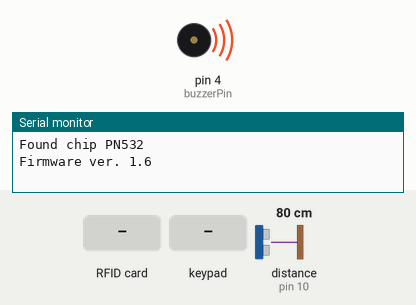
Simulated run of this sketch. Board: Arduino Uno, built with avr-gcc and run on an emulated ATmega328P. On the bench: buzzer (waves = sounding, pin HIGH), the last lines printed to the serial monitor. The inputs (shaded band) are chosen by the test bench; at power-on: distance to the obstacle (sensor on pin 10) 80 cm. The echo pulse lasts 58.3 µs per cm; pins used as bus, display or sensor lines are not drawn.

Above: at 1.2 s.
1.3 s: RFID card C7 FE 66 39 held to the reader
At 1.7 s:
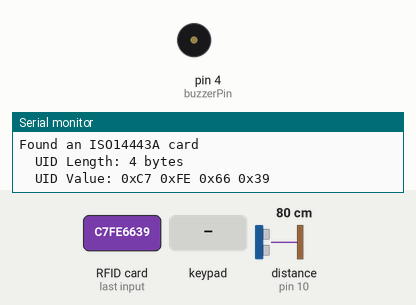
4.3 s: distance to the obstacle (sensor on pin 10) set to 71 cm
At 4.71 s:
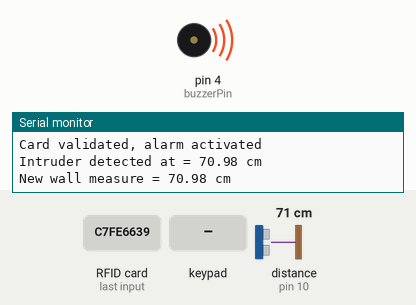
7.3 s: keypad keys 1 2 3 4 pressed 0.4 s apart
10.4 s: key 'A' pressed
13.1 s: distance to the obstacle (sensor on pin 10) set to 61 cm
At 13.49 s:
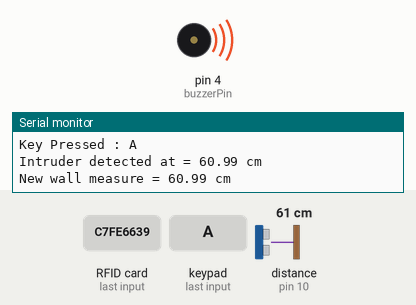
16.1 s: RFID card 5E 7A 19 C4 held to the reader
Timing chart, 0 to 19.7 s (numbered marks = the images above; inputs shaded):
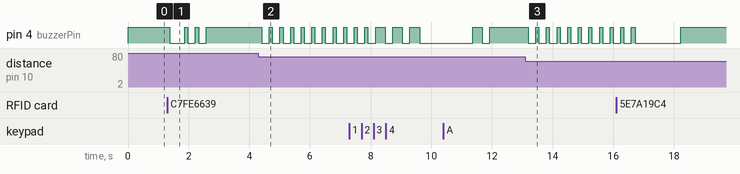

The sketch:

Sensors_Demo.ino
```cpp
#include <Wire.h>
#include <SPI.h>
#include <Adafruit_PN532.h>
#include <Keypad.h>

#define PN532_IRQ   (2)
#define PN532_RESET (3)  // Not connected by default on the NFC Shield

Adafruit_PN532 nfc(PN532_IRQ, PN532_RESET);
uint8_t storedUID[] = {0xC7, 0xFE, 0x66, 0x39};
uint8_t storedUIDLength = sizeof(storedUID);
uint8_t success;
uint8_t uid[] = { 0, 0, 0, 0, 0, 0, 0 };  // Buffer to store the returned UID
uint8_t uidLength;                        // Length of the UID
bool cardDetected = false;

bool alarm = false; // false = non active || true = active
int tries = 0;
String password = "1234";

// Variables for ultrasonic sensor
const int triggerPin = 9;
const int echoPin = 10;
float pulse_width, US_distance;
float US_wall;
float US_range = 5.0;

// Variables for Keypad
const byte ROWS = 4; //four rows
const byte COLS = 4; //four columns

const char keys[ROWS][COLS] = {'1', '2', '3', 'A',
                               '4', '5', '6', 'B',
                               '7', '8', '9', 'C',
                               '*', '0', '#', 'D'};

byte rowPins[ROWS] = {14, 13, 8, 7}; //connect to the row pinouts of the keypad
byte colPins[COLS] = {6, 2, 3, 5}; //connect to the column pinouts of the keypad
//Create an object of keypad
Keypad keypad = Keypad(makeKeymap(keys), rowPins, colPins, ROWS, COLS);

const int passwdSize = 4;
char inputPassword[passwdSize] = {'\0', '\0' , '\0', '\0'}; // Array to store the entered password
const char storedPassword[passwdSize] = {'1', '9', '9', '1'}; // Stored password
static int pos = 0;

// Variables for Buzzer
const int buzzerPin = 4; //buzzer to arduino digital pin 0
int intruder = 0;

void setup() {

  Serial.begin(9600);
  while (!Serial) delay(10);
  keypad.addEventListener(keypadEvent); //add an event listener for this keypad

  // Setup for the Buzzer
  pinMode(buzzerPin, OUTPUT); // Set buzzer - pin 0 as an output
  digitalWrite(buzzerPin, HIGH); // Deactivated the buzzer pin

  //Setup for the Ultrasonic Sensor
  pinMode(triggerPin, OUTPUT);
  pinMode(echoPin, INPUT);
  digitalWrite(triggerPin, LOW);
  delayMicroseconds(2);

  nfc.begin();

  uint32_t versiondata = nfc.getFirmwareVersion();
  if (! versiondata) {
    Serial.print("Didn't find PN53x board");
    while (1); // halt
  }
  // Got ok data, print it out!
  Serial.print("Found chip PN5"); Serial.println((versiondata>>24) & 0xFF, HEX);
  Serial.print("Firmware ver. "); Serial.print((versiondata>>16) & 0xFF, DEC);
  Serial.print('.'); Serial.println((versiondata>>8) & 0xFF, DEC);
}

void loop() {
  //char key = keypad.getKey();// Read the key
  if (alarm == false){ // Alarm deactivated only reads the keypad and the sensor
    for (int i=0; i<1000; i++){
      readKeypad();
      if (inputPassword[passwdSize - 1] != '\0') {
        bool passwordsMatch = comparePasswords();
        if (passwordsMatch) {
          Serial.println("Password validated, alarm activated");
          activateAlarm();
        } else {
          Serial.println("Incorrect password, try again");
          alarmIncorrectTry();
        }
        resetPassword();
      }
    }
    if (alarm == false){ //The alarm continues deactivated so read the RFID
      cardDetected = readRFID();
      if (cardDetected){
        if (uidLength == storedUIDLength && memcmp(uid, storedUID, uidLength) == 0){
          activateAlarm();
          Serial.println("Card validated, alarm activated");
        }
        else{ //The card set closer is not correct
          alarmIncorrectTry();
          Serial.println("Incorrect card, try again with the correct card");
        }
      }
    }
  }
  else{ // The alarm is active
    readUltrasonic();
    // Lets see if the alarm turn off
    readKeypad();
    if (inputPassword[passwdSize - 1] != '\0') {
      bool passwordsMatch = comparePasswords();
      if (passwordsMatch) {
        desactivateAlarm();
        Serial.println("Password validated, alarm desactivated");
      } else {
        alarmIncorrectTry();
        Serial.println("Incorrect password, try again");
      }
      resetPassword();
    }
    if (alarm == true){ //The alarm continues activated so read the RFID
      cardDetected = readRFID();
      if (cardDetected){
        if (uidLength == storedUIDLength && memcmp(uid, storedUID, uidLength) == 0){
          desactivateAlarm();
          Serial.println("Card validated, alarm desactivated");
        }
        else{ //The card set closer is not correct
          alarmIncorrectTry();
          Serial.println("Incorrect card, try again with the correct card");
        }
      }
    }
  }
}

/****** Functions related to turning the alarm on and off ******/
void readKeypad() {
  char key = keypad.getKey();// Read the key
  // Print if key pressed
  if (key){
    Serial.print("Key Pressed : ");
    Serial.println(key);
    digitalWrite(buzzerPin, LOW); // Activate the passive buzzer
    delay(250); // Wait for a short duration
    digitalWrite(buzzerPin, HIGH); // Turn off the buzzer

    // Store the detected button in the password array
    storePassword(key);
  }

  if (key == 'D'){
    resetPassword();
  }
}

bool readRFID() {
  success = nfc.readPassiveTargetID(PN532_MIFARE_ISO14443A, uid, &uidLength, 100); //Dont move the timeout
  if (success) {
    Serial.println("Found an ISO14443A card");
    // Display UID information
    Serial.print("  UID Length: "); Serial.print(uidLength, DEC); Serial.println(" bytes");
    Serial.print("  UID Value: ");
    nfc.PrintHex(uid, uidLength);
    Serial.println("");
    return true;
  }
  else{
    return false;
  }
}

/****** Functions related with the alarm and buzzer ******/
void activateAlarm(){
  alarm = true;
  tries = 0; //Reset tries if we active the alarm
  digitalWrite(buzzerPin, LOW); // 1 large tone
  delay(500);
  digitalWrite(buzzerPin, HIGH);
  delay(100);
  for (int i=0; i<2; i++){ //2 normal tones
    digitalWrite(buzzerPin, LOW);
    delay(250);
    digitalWrite(buzzerPin, HIGH);
    delay(100);
  }

  // Read the Ultrasonic sensor to measure the initial wall
  Serial.println("Initializing the ultrasonic sensor");
  digitalWrite(triggerPin, HIGH);   // Distance to the wall
  delayMicroseconds(10);
  digitalWrite(triggerPin, LOW);
  pulse_width = pulseIn(echoPin, HIGH);
  US_wall = (pulse_width*.0343)/2; //measure in cm, divided by 2 cause sounds goes and comes back
  Serial.print("Measured distance ");
  Serial.print(US_wall);
  Serial.println(" cm");
}

void desactivateAlarm(){
  alarm = false;
  tries = 0;
  for (int i=0; i<2; i++){ //2 normal tones
    digitalWrite(buzzerPin, LOW);
    delay(250);
    digitalWrite(buzzerPin, HIGH);
    delay(100);
  }
  digitalWrite(buzzerPin, LOW); // 1 large tone
  delay(500);
  digitalWrite(buzzerPin, HIGH);
  delay(100);
}

void alarmIncorrectTry(){
  tries++;
  if (tries >= 3){ //Maximum number of attempts reached
    intruderDetected();
  }
  else{
    digitalWrite(buzzerPin, LOW);
    delay(1500);
    digitalWrite(buzzerPin, HIGH);
  }
}

void intruderDetected(){
  for (int i=0; i<10; i++){ //10 normal tones
      digitalWrite(buzzerPin, LOW);
      delay(250);
      digitalWrite(buzzerPin, HIGH);
      delay(100);
  }
}

/********* Functions for detect intruder *********/
void readUltrasonic(){
  digitalWrite(triggerPin, HIGH);
  delayMicroseconds(10);
  digitalWrite(triggerPin, LOW);
  pulse_width = pulseIn(echoPin, HIGH);
  US_distance = (pulse_width*.0343)/2;

  if (US_distance > (US_wall+US_range) || US_distance < (US_wall-US_range)){
    Serial.print("Intruder detected at = ");
    Serial.print(US_distance);
    Serial.println(" cm");
    US_wall = US_distance;
    Serial.print("New wall measure = "); // Update the wall measure
    Serial.print(US_wall);
    Serial.println(" cm");
    intruderDetected();
  }
}

/********* Functions for the Keypad *********/
void storePassword(char key) {
  if (pos < passwdSize) {
    inputPassword[pos++] = key;
  }
}

bool comparePasswords() {
  for (int i = 0; i < passwdSize; i++) {
    Serial.print(i);
    Serial.print(": input -> ");
    Serial.print(inputPassword[i]);
    Serial.print(" | stored -> ");
    Serial.println(storedPassword[i]);
    if (inputPassword[i] != storedPassword[i]) {
      return false;
    }
  }
  return true;
}

void resetPassword() {
  for (int i = 0; i < passwdSize; i++) {
    inputPassword[i] = '\0';
  }
  Serial.println("Restarting the input password");
  pos = 0; // Restart the index for store the password correctly
}

void keypadEvent(KeypadEvent eKey){
  switch (keypad.getState()){
  case PRESSED:
    Serial.println(eKey);
  //   if (passwd_pos - 15 >= 5) {
  //     return ;
  //   }
  //   lcd.setCursor((passwd_pos++),0);
  //   switch (eKey){
  //   case '#':                 //# is to validate password
  //     passwd_pos  = 15;
  //     checkPassword();
  //     break;
  //   case '*':                 //* is to reset password attempt
  //     password.reset();
  //     passwd_pos = 15;
  //  // TODO:
//     break;
  //   default:
  //     password.append(eKey);
  //     lcd.print("*");
  //   }
  }
  // Serial.print("Keypressed: ");
  // Serial.println(eKey);


}
```

Measured:
- the behaviour switches between 76 and 75 cm on distance to the obstacle (sensor on pin 10) (found by bisection; images 1 and 2)
- the behaviour switches between 67 and 66 cm on distance to the obstacle (sensor on pin 10) (found by bisection; images 2 and 3)
- after the input at 1.3 s, pin 4 (buzzerPin): HIGH → LOW after 0.07 s, then repeats every 0.35 s: HIGH 0.10 s, LOW 0.25 s, until it stays HIGH from 2.6 s
- after the input at 4.3 s, pin 4 (buzzerPin): alternates HIGH for 0.10 s and LOW for 0.25 s, starting after 0.11 s
- after the input at 13.1 s, pin 4 (buzzerPin): alternates HIGH for 0.10 s and LOW for 0.25 s, starting after 0.10 s
